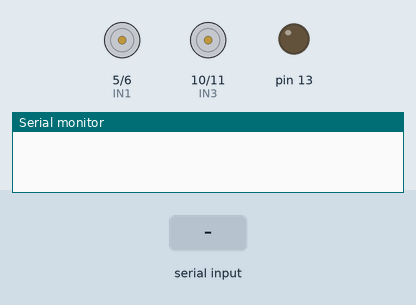
Simulated run of this sketch. Board: Arduino Uno, built with avr-gcc and run on an emulated ATmega328P. Shown: motor-driver pin pairs drawn as motors (green arrow = first pin HIGH = forward, orange = second pin HIGH = backward, longer = more drive), output pins drawn as LEDs (lit = HIGH), the last lines printed to the serial monitor. Inputs (shaded band) come from the test bench.

Above: at 2.2 s.
2.3 s: "1" received over the second serial link
At 4.4 s:
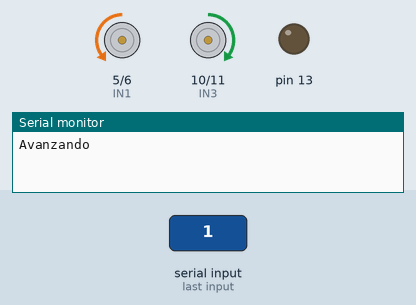
4.7 s: "2" received over the second serial link
At 6.5 s:
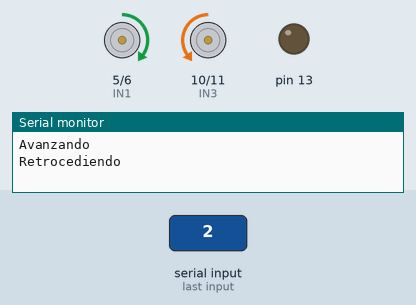
7.1 s: "3" received over the second serial link
At 9.3 s:
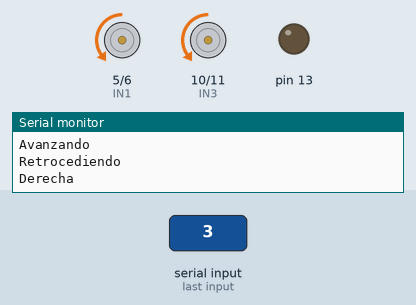
9.6 s: "4" received over the second serial link
At 11.4 s:
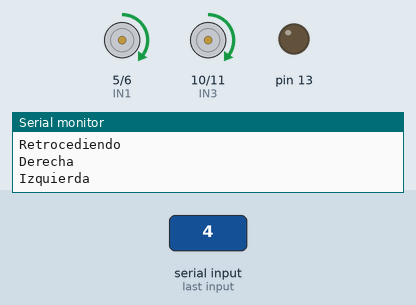
Timing chart, 0 to 12.9 s (numbered marks = the images above; inputs shaded):
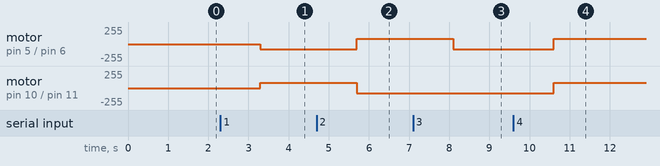

The sketch:

control_remoto.ino
```cpp
#include <SoftwareSerial.h>

#define DEBUG true

SoftwareSerial modulo(2,3);

int IN1=5;
int IN2=6;
int IN3=10;
int IN4=11;

int value_of_speed = 80;

void setup() {

  configPins();
  modulo.begin(9600);
  String string = "";
  delay(1000);

  Serial.begin(9600);

  modulo.begin(9600);

  pinMode(13,OUTPUT);
  digitalWrite(13,LOW);
}

void loop(){
  String cadena = modulo.readString();
  if(cadena == "1" || cadena == "2" || cadena == "3" || cadena == "4" || cadena == "5"){
    int state = cadena.toInt();
    switch( state ){
      case 1:
        Serial.print("Avanzando\n");
        avanzar();
        break;
      case 2:
        Serial.print("Retrocediendo\n");
        retroceder();
        break;
      case 3:
        Serial.print("Derecha\n");
        derecha();
        break;
      case 4:
        Serial.print("Izquierda\n");
        izquierda();
        break;
      case 5:
        Serial.print("Parar\n");
        parar();
        break;
    }
  }
}

void configPins() {
  pinMode(IN1,OUTPUT);
  pinMode(IN2,OUTPUT);
  pinMode(IN3,OUTPUT);
  pinMode(IN4,OUTPUT);
}

void avanzar(){
  digitalWrite(IN1,LOW);
  digitalWrite(IN2,LOW);
  digitalWrite(IN3,LOW);
  digitalWrite(IN4,LOW);
  analogWrite(IN1, 0);
  analogWrite(IN2, value_of_speed);
  analogWrite(IN3, value_of_speed);
  analogWrite(IN4, 0);
}

void retroceder(){
  digitalWrite(IN1,LOW);
  digitalWrite(IN2,LOW);
  digitalWrite(IN3,LOW);
  digitalWrite(IN4,LOW);
  analogWrite(IN1, value_of_speed);
  analogWrite(IN2, 0);
  analogWrite(IN3, 0);
  analogWrite(IN4, value_of_speed);
}

void derecha(){
  digitalWrite(IN1,LOW);
  digitalWrite(IN2,LOW);
  digitalWrite(IN3,LOW);
  digitalWrite(IN4,LOW);
  analogWrite(IN1, 0);
  analogWrite(IN2, value_of_speed);
  analogWrite(IN3, 0);
  analogWrite(IN4, value_of_speed);
}

void izquierda(){
  digitalWrite(IN1,LOW);
  digitalWrite(IN2,LOW);
  digitalWrite(IN3,LOW);
  digitalWrite(IN4,LOW);
  analogWrite(IN1, value_of_speed);
  analogWrite(IN2, 0);
  analogWrite(IN3, value_of_speed);
  analogWrite(IN4, 0);
}

void parar(){
  digitalWrite(IN1,LOW);
  digitalWrite(IN2,LOW);
  digitalWrite(IN3,LOW);
  digitalWrite(IN4,LOW);
}
```

Measured:
- after the input at 2.3 s, motor on pin 5 (IN1) / pin 6 (IN2): stopped → backward 80/255 after 1.0 s; motor on pin 10 (IN3) / pin 11 (IN4): stopped → forward 80/255 after 1.0 s
- after the input at 4.7 s, motor on pin 5 (IN1) / pin 6 (IN2): backward 80/255 → forward 80/255 after 1.0 s; motor on pin 10 (IN3) / pin 11 (IN4): forward 80/255 → backward 80/255 after 1.0 s
- after the input at 7.1 s, motor on pin 5 (IN1) / pin 6 (IN2): forward 80/255 → backward 80/255 after 1.0 s
- after the input at 9.6 s, motor on pin 5 (IN1) / pin 6 (IN2), motor on pin 10 (IN3) / pin 11 (IN4): backward 80/255 → forward 80/255 after 1.0 s
